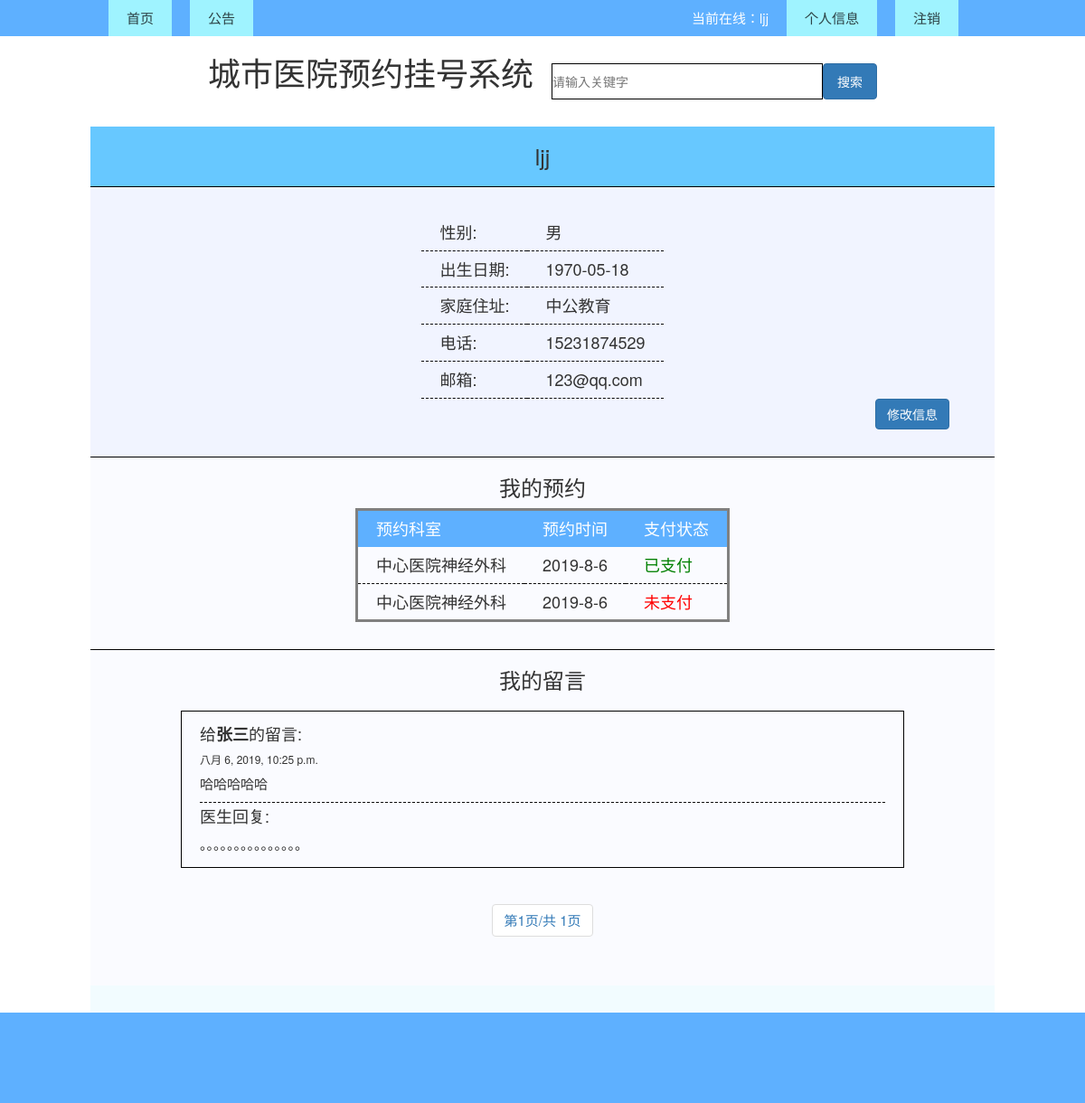
The app's page /userhome/1/ (signed in) with its own data.
### newapp/models.py (models this page shows, shortened)
class User(models.Model):
    uname = models.CharField(u'用户名',max_length=20,unique=True)
    upasswd = models.CharField(u'密码',max_length=150)
    ugender = models.CharField(u'性别',max_length=32, choices=(('male', '男'),('female', '女')), default='男')
    ubirth = models.CharField(u'出生日期',max_length=20)
    uaddress = models.CharField(u'地址',max_length=20)
    utel = models.CharField(u'电话',max_length=11,unique=True)
    uemail = models.EmailField(u'邮箱',unique=True)
    createtime = models.DateTimeField(u'创建时间',auto_now_add=True)
    updatetime = models.DateTimeField(u'修改时间',auto_now=True)
    isdelete = models.BooleanField(u'是否删除',default=False)
    class Meta:
        verbose_name_plural='用户信息'

class Message(models.Model):
    mname = models.CharField(u'日期',max_length=20)
    rid = models.ForeignKey(to='Room',on_delete=models.CASCADE)
    mprice = models.CharField(u'挂号价格',max_length=5)
    muid1 = models.IntegerField(u'挂号用户1',null=True,blank=True)
    mpay1 = models.CharField(u'用户1状态', max_length=32, choices=(('0', '无人预约'),('1', '未支付'),('2', '已支付')), default='0')
    muid2 = models.IntegerField(u'挂号用户2',null=True,blank=True)
    mpay2 = models.CharField(u'用户2状态', max_length=32, choices=(('0', '无人预约'), ('1', '未支付'), ('2', '已支付')), default='0')
    muid3 = models.IntegerField(u'挂号用户3',null=True,blank=True)
    mpay3 = models.CharField(u'用户3状态', max_length=32, choices=(('0', '无人预约'), ('1', '未支付'), ('2', '已支付')), default='0')
    muid4 = models.IntegerField(u'挂号用户4',null=True,blank=True)
    mpay4 = models.CharField(u'用户4状态', max_length=32, choices=(('0', '无人预约'), ('1', '未支付'), ('2', '已支付')), default='0')
    muid5 = models.IntegerField(u'挂号用户5',null=True,blank=True)
    mpay5 = models.CharField(u'用户5状态', max_length=32, choices=(('0', '无人预约'), ('1', '未支付'), ('2', '已支付')), default='0')
    muid6 = models.IntegerField(u'挂号用户6',null=True,blank=True)
    mpay6 = models.CharField(u'用户6状态', max_length=32, choices=(('0', '无人预约'), ('1', '未支付'), ('2', '已支付')), default='0')
    muid7 = models.IntegerField(u'挂号用户7',null=True,blank=True)
    mpay7 = models.CharField(u'用户7状态', max_length=32, choices=(('0', '无人预约'), ('1', '未支付'), ('2', '已支付')), default='0')
    muid8 = models.IntegerField(u'挂号用户8',null=True,blank=True)
    mpay8 = models.CharField(u'用户8状态', max_length=32, choices=(('0', '无人预约'), ('1', '未支付'), ('2', '已支付')), default='0')
    muid9 = models.IntegerField(u'挂号用户9',null=True,blank=True)
    mpay9 = models.CharField(u'用户9状态', max_length=32, choices=(('0', '无人预约'), ('1', '未支付'), ('2', '已支付')), default='0')
    muid10=models.IntegerField(u'挂号用户10',null=True,blank=True)
    mpay10 = models.CharField(u'用户10状态', max_length=32, choices=(('0', '无人预约'), ('1', '未支付'), ('2', '已支付')), default='0')
    mnumber = models.CharField(u'已挂号人数',max_length=10,default=0)
    createtime = models.DateTimeField(u'创建时间', auto_now_add=True)
    updatetime = models.DateTimeField(u'修改时间', auto_now=True)
    isdelete = models.BooleanField(u'是否删除', default=False)
    class Meta:
        verbose_name_plural='预约挂号信息'

class Room(models.Model):
    rname = models.CharField(u'科室名',max_length=20)
    rtext = models.TextField(u'科室介绍', max_length=5000)
    rtel = models.CharField(u'电话',max_length=20,unique=True)
    mon1 = models.CharField(u'周一上午',max_length=20,null=True,blank=True)
    mon2 = models.CharField(u'周一下午',max_length=20, null=True, blank=True)
    tue1 = models.CharField(u'周二上午',max_length=20, null=True, blank=True)
    tue2 = models.CharField(u'周二下午',max_length=20, null=True, blank=True)
    wed1 = models.CharField(u'周三上午',max_length=20, null=True, blank=True)
    wed2 = models.CharField(u'周三下午',max_length=20, null=True, blank=True)
    thu1 = models.CharField(u'周四上午',max_length=20, null=True, blank=True)
    thu2 = models.CharField(u'周四下午',max_length=20, null=True, blank=True)
    fri1 = models.CharField(u'周五上午',max_length=20, null=True, blank=True)
    fri2 = models.CharField(u'周五下午',max_length=20, null=True, blank=True)
    sat1 = models.CharField(u'周六上午',max_length=20, null=True, blank=True)
    sat2 = models.CharField(u'周六下午',max_length=20, null=True, blank=True)
    sun1 = models.CharField(u'周日上午',max_length=20, null=True, blank=True)
    sun2 = models.CharField(u'周日下午',max_length=20, null=True, blank=True)
    createtime = models.DateTimeField(u'创建时间',auto_now_add=True)
    updatetime = models.DateTimeField(u'修改时间',auto_now=True)
    isdelete = models.BooleanField(u'是否删除',default=False)
    hid = models.ForeignKey(to="Hospital",on_delete=models.CASCADE)
    dsid = models.ForeignKey(to="DetailSubject",on_delete=models.CASCADE)
    class Meta:
        verbose_name_plural='科室信息'
    def __str__(self):
        return self.rname

class Board(models.Model):
    uid = models.ForeignKey(to='User',on_delete=models.CASCADE)
    did = models.ForeignKey(to='Doctor',on_delete=models.CASCADE)
    btext = models.TextField(u'患者留言')
    breply = models.TextField(u'医生回复',null=True,blank=True)
    createtime = models.DateTimeField(u'创建时间', auto_now_add=True)
    updatetime = models.DateTimeField(u'修改时间', auto_now=True)
    isdelete = models.BooleanField(u'是否删除', default=False)
    class Meta:
        verbose_name_plural='留言板'

class Doctor(models.Model):
    dname = models.CharField(u'用户名',max_length=20)
    dpasswd = models.CharField(u'密码',max_length=150)
    dgender = models.CharField(u'性别',max_length=32, choices=(('male', '男'),('female', '女')), default='男')
    dbirth = models.DateField(u'出生日期')
    dlevel = models.CharField(u'级别',max_length=32, choices=(('1', '医师'),('2', '主治医师'),('3', '副主任医师'),('4', '主任医师')), default='医师')
    dphoto = models.ImageField(u'照片',max_length=150,upload_to='static/img')
    dtel = models.CharField(u'电话',max_length=11,unique=True)
    demail = models.CharField(u'邮箱',max_length=20,unique=True)
    dtext = models.TextField(u'医生介绍',max_length=5000)
    isdelete = models.BooleanField(u'是否删除',default=False)
    rid = models.ForeignKey(to="Room",on_delete=models.CASCADE)
    createtime = models.DateTimeField(u'创建时间',auto_now_add=True)
    updatetime = models.DateTimeField(u'修改时间',auto_now=True)
    class Meta:
        verbose_name_plural='医生信息'
    def __str__(self):
        return self.dname

### newapp/views.py (the view)
# urls.py: re_path(r'^userhome/(\d+)/$', views.userhome),
def userhome(request,num):
    num = int(num)
    userList = User.objects.get(id=num)
    messageList = Message.objects.all()
    boardList = Board.objects.filter(uid_id=userList.id).order_by('-createtime')
    paginator = Paginator(boardList, 5)
    if request.method == "GET":
        page = request.GET.get('page')
        try:
            boardpages = paginator.page(page)
        except PageNotAnInteger:
            boardpages = paginator.page(1)
        except InvalidPage:
            return HttpResponse('找不到页面的内容')
        except EmptyPage:
            boardpages = paginator.page(paginator.num_pages)
    return render(request, 'maApp/userhome.html',{'userList':userList,'messageList':messageList,'boardpages':boardpages})

### templates/maApp/userhome.html (shortened to what this page needs)
{% extends 'maApp/main.html' %}
{% load static from staticfiles %}
{% block linkscript %}
    <link rel="stylesheet" href="../../static/css/fords.css">
    <link rel="stylesheet" href="../../static/css/doctors.css">
{% endblock linkscript %}
{% block center %}<div class="fords">
    {% if request.session.is_login %}
        {% if request.session.is_user %}
            <div class="fords-title">{{ request.session.user_name }}</div>
            <div class="fords-middle clearFix">
                <table class="fords-middle-table">
                    <tr>
                        <td><h4>性别:</h4></td>
                        <td><h4>
                            {% if userList.ugender == 'female' %}
                                女
                            {% else %}
                                男
                            {% endif %}
                        </h4></td>
                    </tr>
                    <tr>
                        <td><h4>出生日期:</h4></td>
                        <td><h4>{{ userList.ubirth }}</h4></td>
                    </tr>
                    <tr>
                        <td><h4>家庭住址:</h4></td>
                        <td><h4>{{ userList.uaddress }}</h4></td>
                    </tr>
                    <tr>
                        <td><h4>电话:</h4></td>
                        <td><h4>{{ userList.utel }}</h4></td>
                    </tr>
                    <tr>
                        <td><h4>邮箱:</h4></td>
                        <td><h4>{{ userList.uemail }}</h4></td>
                    </tr>
                </table>
                <a href="/userchange/{{ request.session.user_id }}"><button class="btn btn-primary pull-right">修改信息</button></a>
            </div>
            <div class="fords-body">
                <table class="fords-middle-table" style="border:3px solid gray">
                    <h3 style="text-align: center">我的预约</h3>
                    <tr style="background-color: #5eb0ff;color:white;border:none">
                        <td><h4>预约科室</h4></td>
                        <td><h4>预约时间</h4></td>
                        <td><h4>支付状态</h4></td>
                    </tr>
                    {% for i in messageList %}
                        {% if request.session.user_id == i.muid1 %}
                            <tr>
                                <td><h4>{{ i.rid }}</h4></td>
                                <td><h4>{{ i.mname }}</h4></td>
                                <td>
                                    {% if i.mpay1 == '1' %}
                                    <h4 style="color:red">未支付</h4>
                                    {% else %}
                                    <h4 style="color:green">已支付</h4>
                                    {% endif %}
                                </td>
                            </tr>
                        {% endif %}
                        {% if request.session.user_id == i.muid2 %}
                            <tr>
                                <td><h4>{{ i.rid }}</h4></td>
                                <td><h4>{{ i.mname }}</h4></td>
                                <td>
                                    {% if i.mpay2 == '1' %}
                                    <h4 style="color:red">未支付</h4>
                                    {% else %}
                                    <h4 style="color:green">已支付</h4>
                                    {% endif %}
                                </td>
                            </tr>
                        {% endif %}
                    {% endfor %}
                </table>
            </div>
    <div class="fords-body clearFix">
                <h3 style="text-align: center">我的留言</h3>
                {% for i in boardpages %}
                <div class="board-body clearFix">
                    <h4>给<b>{{ i.did }}</b>的留言:</h4>
                    <h6 style="text-align: left">{{ i.createtime }}</h6>
                    <p>{{ i.btext }}</p>
                    <h4 style="border-top:1px dashed black;padding-top:5px;">医生回复:</h4>
                    <p>{{ i.breply }}</p>
                </div>
                {% endfor %}
                <div id="pages" class="text-center" >
                <nav>
                    <ul class="pagination">
                        <li class="step-links">
                            <span class="current">
                        第{{ boardpages.number }}页/共 {{ boardpages.paginator.num_pages }}页</span>
                        </li>
                    </ul>
                </nav>
            </div>
            </div>
        {% endif %}
    {% endif %}
</div>
{% endblock %}

### templates/maApp/main.html (shortened to what this page needs)
{% load static from staticfiles %}
<!DOCTYPE html>
<html lang="en">
<head>
    <link rel="stylesheet" href="../../static/css/main.css">
    <link rel="stylesheet" href="../../static/css/bootstrap-3.3.7-dist/css/bootstrap.css">
    {% block linkscript %}
    {% endblock linkscript %}
</head>
<body>
<header class="navigator clearFix">
    <a href="/home/"><span class="span1">首页</span></a>
    <a href="/news/"><span class="span1">公告</span></a>
    <div style="float:right">
        {% if request.session.is_login %}
            {% if request.session.is_doctor %}
                <span class="span2">当前在线：{{ request.session.user_name }}医生</span>
                <a href="/dochome/{{ request.session.user_id }}"><span class="span1">个人信息</span></a>
            {% elif request.session.is_user %}
                <span class="span2">当前在线：{{ request.session.user_name }}</span>
                <a href="/userhome/{{ request.session.user_id }}"><span class="span1">个人信息</span></a>
            {% endif %}
            <a href="/logout/"><span class="span1">注销</span></a>
        {% else %}
            <a href="/login/"><span class="span1">登录</span></a>
            <a href="/register/"><span class="span1">注册</span></a>
        {% endif %}
    </div>
</header>
<div class="logo clearFix">
    <h1>城市医院预约挂号系统</h1>
    <form action="/search/" method="post" class="form clearFix">
        <input type="text" placeholder="请输入关键字" name="word" id="text">
        <button type="submit" class="btn btn-primary pull-right" value="" style="height:40px;width: 60px;">搜索</button>
    </form>
</div>
<div class="center">
    {% block center %}
    {% endblock center %}
</div>
<footer>
</footer>
</body>
</html>

### static/css/main.css (style rules this page uses)
* { margin:0; padding:0; box-sizing: border-box; }
a { color:black; text-decoration: none; }
.clearFix::after,.clearFix::before { content: ""; line-height: 0; display: block; clear: both; }
.navigator { background-color: #5eb0ff; height:40px; padding:0 10%; }
.navigator .span1 { height:40px; background-color:#9ff3ff; font-size: 15px; color: rgba(18,25,26,0.81); padding:0 20px; margin-right: 20px; line-height:40px; }
.navigator .span1 { float:left; }
.navigator .span2 { height:40px; line-height:40px; padding-right:20px; font-size: 15px; color:white; float:left; }
.logo { width:70%; height:100px; line-height:100px; margin:0 auto; padding:0 50px; }
h1 { float:left; font-size:40px; }
.form { height: 40px; margin:30px 0; float:right; }
#text { height: 40px; width:300px; border:1px black solid; float:left; }
.center { width:1000px; height:auto; margin:0 auto; padding-bottom:30px; background-color: #f2fcff; }
footer { background-color: #5eb0ff; height:100px; }

### static/css/fords.css (style rules this page uses)
.fords { width:100%; height:auto; margin:0 auto; }
.fords-title { width:100%; font-size:25px; text-align: center; padding: 15px 0; border-bottom: 1px black solid; background-color: #67c8ff; }
.fords-middle { width:100%; margin:0 auto; padding:30px 50px; text-align: center; background-color: #f1f4ff; }
.fords-middle a { color:black; }
.fords-middle-table { margin:0 auto; padding:50px; }
.fords-middle-table tr { border-bottom: 1px black dashed; }
.fords-middle-table td { padding:0 20px; text-align: left; }
.fords-body { width:100%; height:auto; border-top:1px black solid; background-color: #fafbff; padding-bottom: 30px; }
.board-body { width:80%; height:auto; margin:20px auto; padding:5px 20px; border:1px solid black; }
.board-body p { text-align: left; }
.board-body h4 { text-align: left; }

### static/css/doctors.css (style rules this page uses)
.fords-body div { font-size: 15px; text-align: center; }

### records on screen
User: session.user_name "ljj", ubirth "1970-05-18", uaddress "中公教育", utel "15231874529", uemail "123@qq.com"
Message: rid "中心医院神经外科", mname "2019-8-6", mpay1 "已支付", mpay2 "未支付"
Board: did "张三", createtime "八月 6, 2019, 10:25 p.m.", btext "哈哈哈哈哈", breply "。。。。。。。。。。。。。。。"

### other values on screen
{{ boardpages.number }} "1"
{{ boardpages.paginator.num_pages }} "1"
